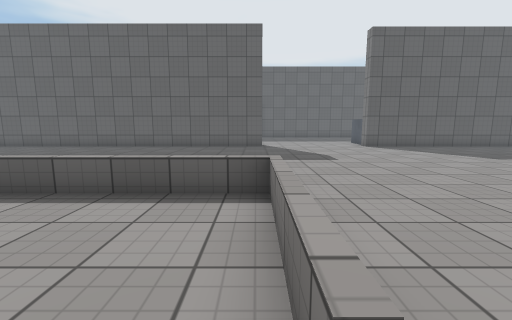
[1] (above)

21 first-person views from a walk through a Unity game level. The camera is 1.2 m above the floor, tilts 8° down and sees 90° across. The floor is counted in squares, 1 m on a side. Each view is taken from the middle of a square. On the plan, view 1 faces up. The plan holds only what a view shows up to about 12 squares ahead; the rest is blank. The place goes on beyond the plan. The player character is not drawn. Surface patterns are stand-ins for the level's own textures.

[2]
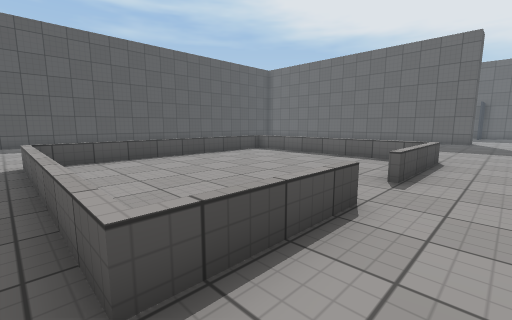

[3]
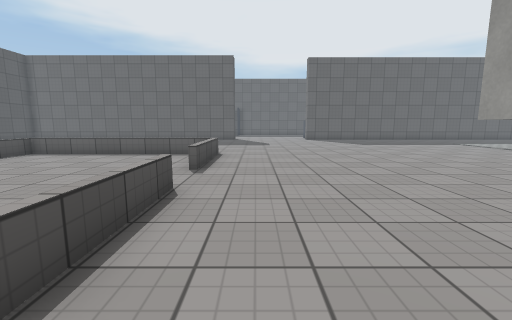

[4]
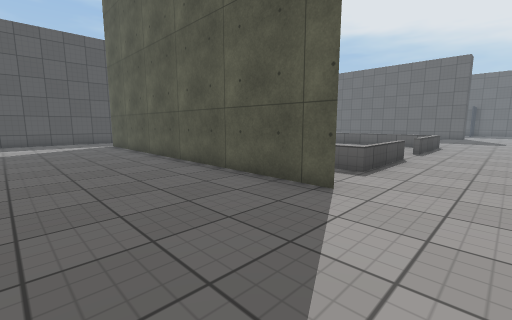

[5]
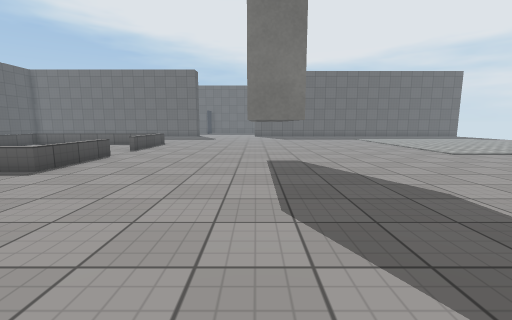

[6]
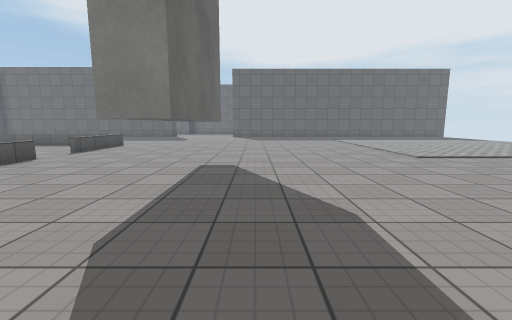

[7]
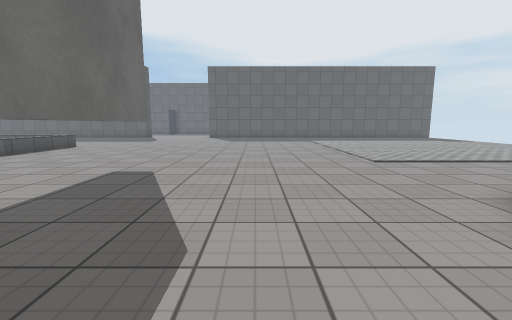

[8]
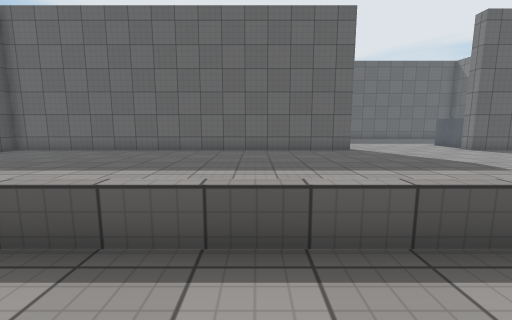

[9]
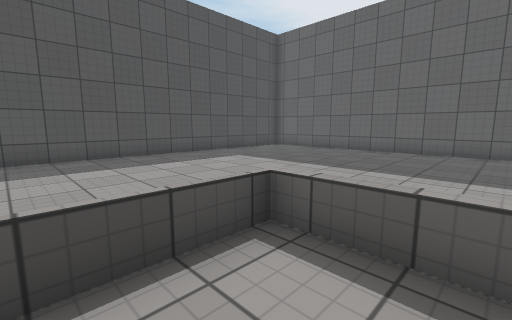

[10]
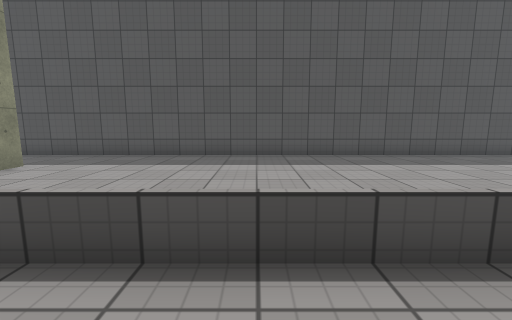

[11]
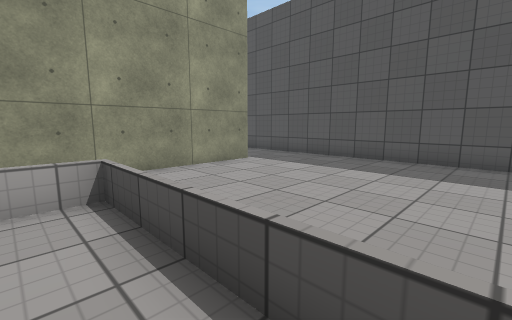

[12]
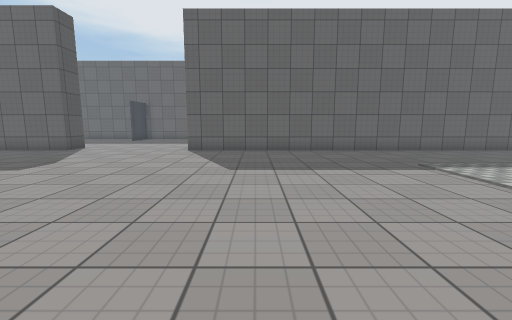

[13]
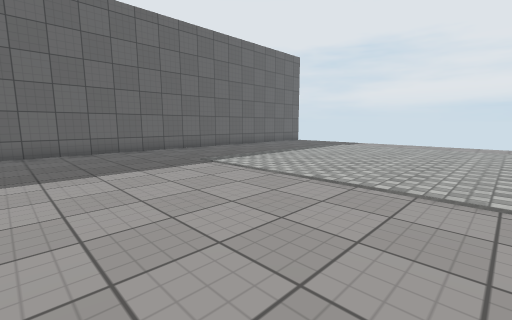

[14]
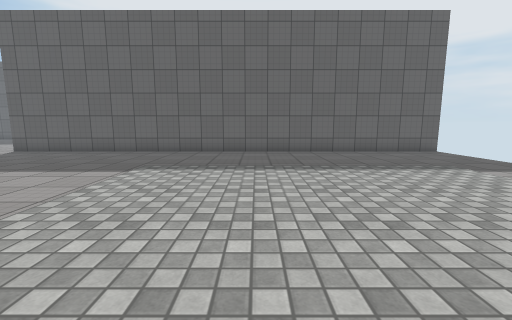

[15]
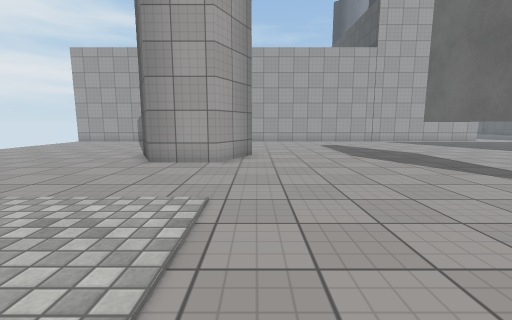

[16]
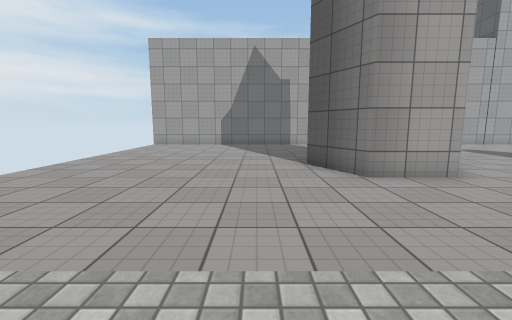

[17]
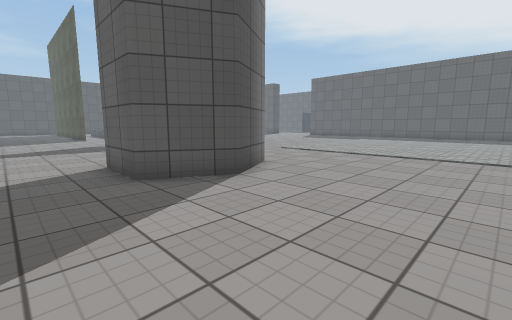

[18]
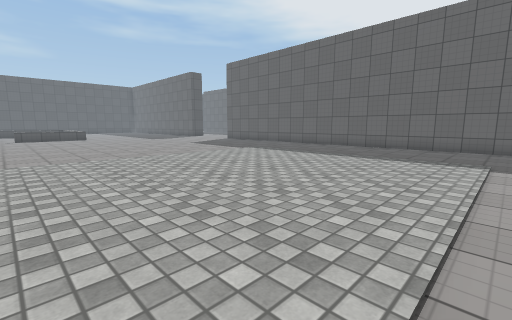

[19]
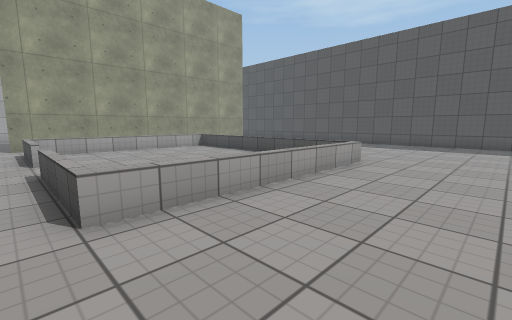

[20]
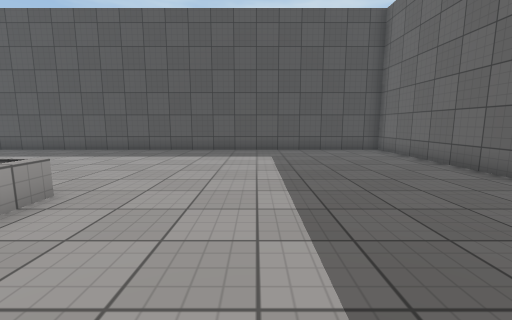

[21]
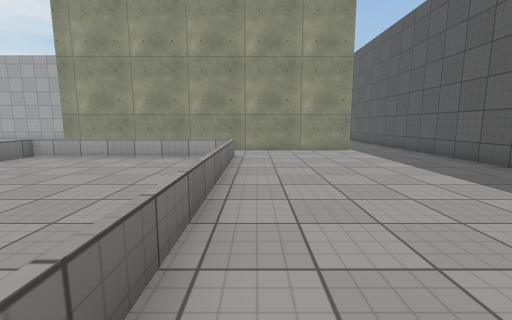

### Floor plan
Key: @ floor where view 1 was taken; # wall or solid block; . floor; = window, fence, low wall or low ledge; T thing the floor can be seen under or through.
Columns run from 15 left of view 1 to 23 right of it. Each row starts with its distance up from view 1.
 14 ################.....##################
 13 #......................................
 12 #......................................
 11 #......................................
 10 #......................................
  9 #......................................
  8 #......................................
  7 #......................................
  6 #......................................
  5 #......................................
  4 #.......========.......................
  3 #.......=......=.......................
  2 #.......=......=.......................
  1 #.......=......=.......................
  0 #.......=......@.......................
 -1 #.......=......=......................
 -2 #.......=......=.....TT................
 -3 #.......=......=..... T................
 -4 #.......=......=..... T................
 -5 #.......========..... T......###.......
 -6 #........      ......TT......# ##......
 -7 #..#############.............#  #......
 -8 #.  .........................# ##......
 -9 #  ..........................###.......
-10   ................ ....................
-11   ............... .  ..................

Where each view was taken, in squares from view 1:
view 1: 0 up, 0 right, facing up
view 2: 5 down, 2 right, facing up-left
view 3: 6 down, 2 right, facing up
view 4: 11 down, 3 right, facing up-left
view 5: 11 down, 6 right, facing up
view 6: 10 down, 8 right, facing up
view 7: 9 down, 10 right, facing up
view 8: 2 up, 4 left, facing up
view 9: 2 up, 5 left, facing up-left
view 10: 0 up, 5 left, facing left
view 11: 0 up, 6 left, facing down-left
view 12: 2 up, 9 right, facing up
view 13: 2 up, 9 right, facing up-right
view 14: 2 up, 17 right, facing up
view 15: 3 up, 13 right, facing down
view 16: 1 up, 19 right, facing down
view 17: 11 down, 22 right, facing up-left
view 18: 0 up, 23 right, facing up-left
view 19: 8 up, 1 right, facing down-left
view 20: 8 up, 3 left, facing left
view 21: 5 up, 8 left, facing down
